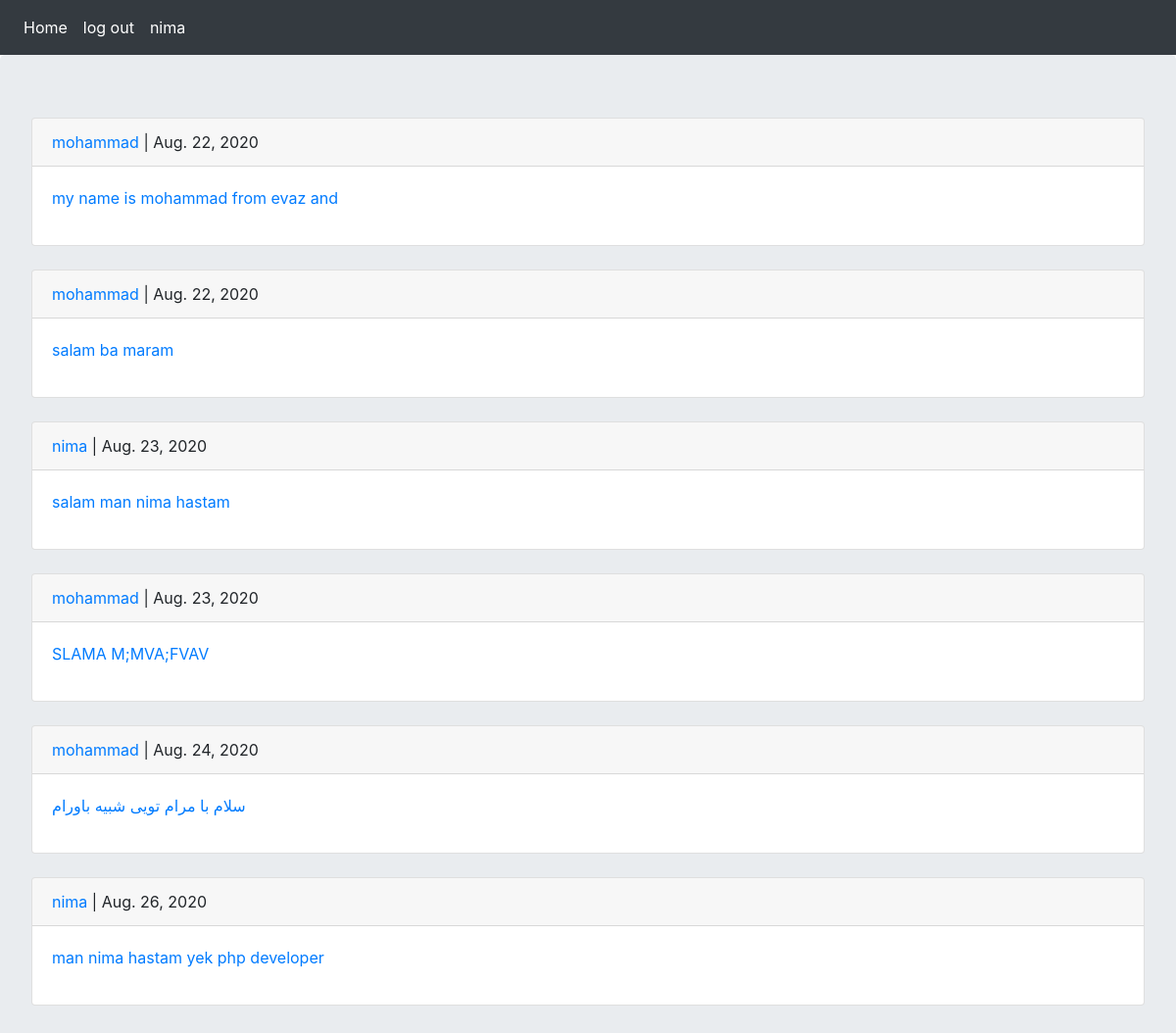
Screenshot of / (signed in) with the database file from the repository.
### posts/models.py (models this page shows, shortened)
class post(models.Model):
    user=models.ForeignKey(User, on_delete=models.CASCADE)
    body=models.TextField(max_length=500)
    slug=models.SlugField(max_length=200,allow_unicode=True)
    created=models.DateTimeField(auto_now_add=True)
    def get_absolute_url(self):
        return reverse('posts:post_detail',args=[self.created.year,self.created.month,self.created.day,self.created.second])

### posts/views.py (the view)
# urls.py: path('',views.all_posts ,name='all_posts'),
def all_posts(request):
    posts=post.objects.all()
    return render(request, 'posts/allposts.html',{'posts':posts})

### posts/templates/posts/allposts.html (shortened to what this page needs)
{% extends 'base.html' %}
{% block content %}
    {% for post in posts %}
        <div class="card">
        <p class="card-header"><a href="{% url 'account:dashboard' post.user.id %}">{{ post.user }} </a> |  {{ post.created|date }}</p>
        <p class="card-body"><a href="{{ post.get_absolute_url }}"> {{ post.body }}</a></p>
        </div></br>
    {% endfor %}
{% endblock %}

### templates/inc/navbar.html
<nav class="navbar navbar-expand-lg navbar-dark bg-dark">
    <div class="navbar-nav">
        <a class="nav-link active" href="{% url  'posts:all_posts' %}">Home</a>
        {% if request.user.is_authenticated %}
            <a class="nav-link active" href="{% url  'account:logout' %}">log out</a>
            <a class="nav-link active" href="{% url  'account:dashboard' request.user.id %}">{{ request.user}}</a>
        {% else %}
            <a class="nav-link active" href="{% url  'account:login' %}">login</a>
            <a class="nav-link active" href="{% url  'account:phone_login' %}">phone login</a>
            <a class="nav-link active" href="{% url  'account:register' %}">register</a>
        {% endif %}
    </div>
</nav>

### rows the page displays
post: user "mohammad", created "Aug. 22, 2020", body "my name is mohammad from evaz and"
post: user "mohammad", created "Aug. 22, 2020", body "salam ba maram"
post: user "nima", created "Aug. 23, 2020", body "salam man nima hastam"
post: user "mohammad", created "Aug. 23, 2020", body "SLAMA M;MVA;FVAV"
post: user "mohammad", created "Aug. 24, 2020", body "سلام با مرام تویی شبیه باورام"
post: user "nima", created "Aug. 26, 2020", body "man nima hastam yek php developer"

### other values shown
{{ request.user }} "nima"
